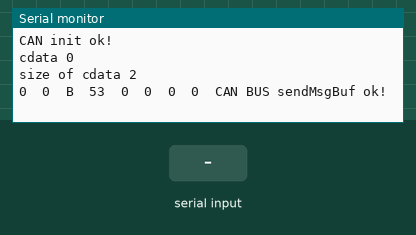
This sketch was run on a simulated Arduino Mega 2560, built with avr-gcc and run on an emulated ATmega2560. On the bench: the last lines printed to the serial monitor. The inputs (shaded band) are chosen by the test bench.

Above: at 1.2 s.
1.3 s: "90,45\n" received over the second serial link
At 3.7 s:
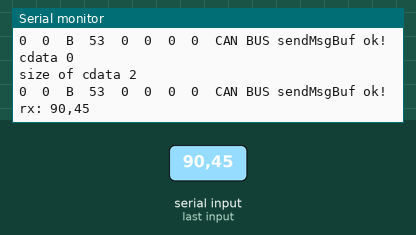
4.3 s: "5\n" received over the second serial link
At 6.1 s:
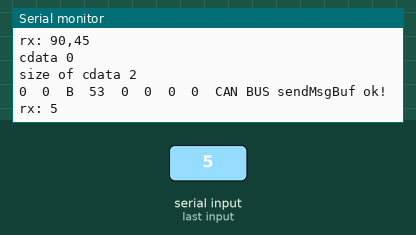

Measured:
- after the input at 1.3 s, the serial monitor: prints a new line after 1.9 s (image 1)
- after the input at 4.3 s, the serial monitor: prints a new line after 1.0 s (image 2)

The sketch:

CO2sensorSENSEToCAN.ino
```cpp
//sends a CAN signal from a Nano 33 BLE SENSE which is getting data from a CO2 sensor

// demo: CAN-BUS Shield, send data
// loovee@seeed.cc


#include <SPI.h>

#define CAN_2515
// #define CAN_2518FD

// Set SPI CS Pin according to your hardware

#if defined(SEEED_WIO_TERMINAL) && defined(CAN_2518FD)
// For Wio Terminal w/ MCP2518FD RPi Hat：
// Channel 0 SPI_CS Pin: BCM 8
// Channel 1 SPI_CS Pin: BCM 7
// Interupt Pin: BCM25
const int SPI_CS_PIN  = BCM8;
const int CAN_INT_PIN = BCM25;
#else

// For Arduino MCP2515 Hat:
// the cs pin of the version after v1.1 is default to D9
// v0.9b and v1.0 is default D10
const int SPI_CS_PIN = 9;
const int CAN_INT_PIN = 2;
#endif


#ifdef CAN_2518FD
#include "mcp2518fd_can.h"
mcp2518fd CAN(SPI_CS_PIN); // Set CS pin
#endif

#ifdef CAN_2515
#include "mcp2515_can.h"
mcp2515_can CAN(SPI_CS_PIN); // Set CS pin
#endif

void setup() {
    //pinMode(2, INPUT);
    //pinMode(3, OUTPUT);
    Serial1.begin(9600);             //Set serial baud rate to 9600
    Serial.begin(9600);             //Set serial baud rate to 9600
    while(!Serial){};

    while (CAN_OK != CAN.begin(CAN_500KBPS)) {             // init can bus : baudrate = 250k
        SERIAL_PORT_MONITOR.println("CAN init fail, retry...");
        delay(100);
    }
    SERIAL_PORT_MONITOR.println("CAN init ok!");
}

unsigned char stmp[8] = {0, 0, 0, 0, 0, 0, 0, 0};
String incomingByte; // for incoming serial data
void loop() {
    Serial1.write("Z\r\n");
    //Serial.println("Start");
    if (Serial1.available() > 0) {
    // read the incoming byte:
    //incomingByte = Serial.readStringUntil('\n');
    incomingByte = Serial1.readString();
    // say what you got:
    Serial.print("rx: ");
    Serial.println(incomingByte);
  }
    delay(1000);                        //1 second delay
    //grabs the last 5 digits of the returned value
    //drops the " Z " or similar prefix
    //only keeps the value in decimal form
    String incomingByteShort = incomingByte.substring(incomingByte.length()-5);
    int cdata = incomingByteShort.toInt();
    SERIAL_PORT_MONITOR.print("cdata ");
    SERIAL_PORT_MONITOR.println(cdata);
    SERIAL_PORT_MONITOR.print("size of cdata ");
    SERIAL_PORT_MONITOR.println(sizeof(cdata));
    memcpy(stmp, &cdata, 4);
    for (int i = 0; i < 8; i++) { // print the data
            SERIAL_PORT_MONITOR.print(stmp[i], HEX);
            SERIAL_PORT_MONITOR.print("\t");
        }
    CAN.sendMsgBuf(0x00, 0, 8, stmp);
    delay(100);                       // send data per 100ms
    SERIAL_PORT_MONITOR.println("CAN BUS sendMsgBuf ok!");
    for (int i = 0; i < 8; i++) {
        stmp[i] = 0;
    }
}

// END FILE
```
